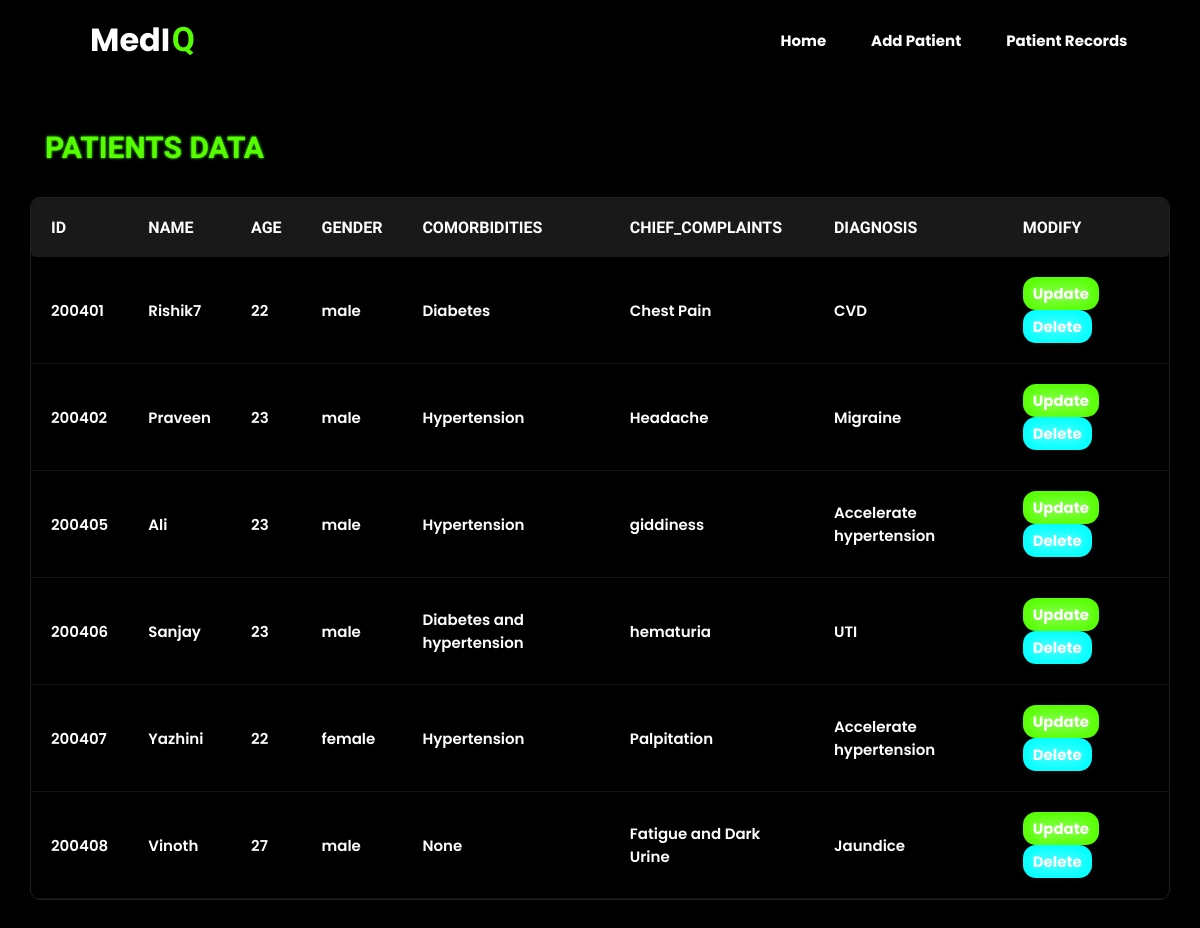
Page /patient on the committed database.
### tables this page shows
CREATE TABLE patients 
                 (id integer primary key autoincrement,
                 name text not null,
                 age integer,
                 gender text,
                 comorbidities text,
                 chief_complaints text,
                 diagnosis text);

### pt.py (the view)
@app.route('/patient')
def pt_record():
    conn=conn_db()
    patients=conn.execute('select * from patients').fetchall()
    conn.commit()
    conn.close()
    return render_template('pt_record.html',patients=patients)

### pt.py (called while the page is built)
def conn_db():
    con=sql.connect(my_database)
    con.row_factory= sql.Row
    return con

### sample EHR/templates/pt_record.html (shortened to what this page needs)
<!DOCTYPE html>
<html lang="en">
<head>
</head>
<body>
    <nav>
        <h3 class="logo">
             MedI<span class="q">Q</span>
        </h3>
        <div class="atag">
            <a href="{{url_for('home')}}" class="a-nav">Home</a>
            <a href="/create" class="a-nav">Add Patient</a>
            <a href="/patient" class="a-nav">Patient Records</a>
        </div>
    </nav>
    <div class="container">
        <h3 class="pt-hd">PATIENTS DATA</h3>
        <table class="main">
            <thead>
                <tr>
                    <th>Id</th><th>Name</th><th>Age</th><th>Gender</th><th>Comorbidities</th><th>Chief_complaints</th><th>Diagnosis</th><th>Modify</th>
                </tr>
            </thead>
            {% for patient in patients %}
            <tbody>
                <tr>
                    <td>{{patient.id}}</td>
                    <td>{{patient.name}}</td>
                    <td>{{patient.age}}</td>
                    <td>{{patient.gender}}</td>
                    <td>{{patient.comorbidities}}</td>
                    <td>{{patient.chief_complaints}}</td>
                    <td>{{patient.diagnosis}}</td>
                    <td>
                        <a href="{{url_for('update', id=patient.id)}}" class="up">Update</a>
                        <a href="{{url_for('delete', id=patient.id)}}" class="del">Delete</a>
                    </td>
                </tr>
            </tbody>
            {% endfor %}
        </table>
    </div>
</body>
</html>

### sample EHR/templates/pt_record.html (style rules this page uses)
* { margin: 0; padding: 0; box-sizing: border-box; }
body { height: 200vh; background-color: rgb(0, 0, 0); display: flex; flex-direction: column; align-items: center; justify-content: center; }
nav { display: flex; justify-content: space-between; align-items: center; height:60px; padding: 10px 100px; position:fixed; top: 0; left: 0; right: 0; margin:10px 10px 0 10px; border-radius: 10px; backdrop-filter: blur(10px); overflow: hidden; }
.container { margin:200px auto; width: 100%; height:200vh; padding: 30px; border-radius: 10px; display: flex; flex-direction: column; align-items: center; }
.logo { font-size:2rem; font-family:'poppins'; color: rgb(255, 255, 255); margin-left: -20px; }
.q { color: #55ff00; font-family:rowdies; font-size: 2.1rem; margin-left: 1.5px; }
.atag { display: flex; justify-content: space-around; align-items: center; width:40%; height: 100%; margin-right: -60px; }
.a-nav { color: rgb(255, 255, 255); text-decoration: none; font-family:poppins; font-size: 15px; font-weight: 700; position: relative; transition: transform 1s ease, color .3s ease-out ; }
.a-nav::before { content: ''; position: absolute; top: 100%; left: 0; height: 2px; border: none; border-radius: 10px; background-color:rgb(29, 246, 5); }
.main { height: fit-content; border-collapse: separate; table-layout: auto; border-spacing:0; overflow: hidden; border-radius: 10px; color: rgb(254, 254, 254); border: 1px solid #222222; }
.main thead tr { background-color: #191919; }
.main thead th { text-transform: uppercase; padding: 20px; text-align: left; font-family:rowdies; }
.main thead th:first-child { border-bottom-left-radius: 5px; }
.main thead th:last-child { border-bottom-right-radius: 5px; }
.main tbody td { border-bottom:1px solid rgb(19, 19, 19) ; padding: 20px; font-size: 15px; font-family:poppins; font-weight: 600; }
.up, .del { display: inline-block; padding: 5px 10px; border-radius: 13px; text-decoration: none; font-weight: bold; color: rgb(255, 255, 255); text-shadow: 0 0 16px white; transition: transform .8s ease; }
.up { background-color:#55ff00; margin-right: 10px; }
.del { background-color: aqua; }
.pt-hd { margin-top: -100px; margin-bottom: 10px; text-align: left; height:5%; width:1110px; color:#55ff00; border-width:fit-content; text-shadow: 0 0 3px #55ff00; font-family: rowdies; font-weight: 700; font-size: 30px; }

### rows in the picture
patients: id "200401", name "Rishik7", age "22", gender "male", comorbidities "Diabetes", chief_complaints "Chest Pain", diagnosis "CVD"
patients: id "200402", name "Praveen", age "23", gender "male", comorbidities "Hypertension", chief_complaints "Headache", diagnosis "Migraine"
patients: id "200405", name "Ali", age "23", gender "male", comorbidities "Hypertension", chief_complaints "giddiness", diagnosis "Accelerate hypertension"
patients: id "200406", name "Sanjay", age "23", gender "male", comorbidities "Diabetes and hypertension", chief_complaints "hematuria", diagnosis "UTI"
patients: id "200407", name "Yazhini", age "22", gender "female", comorbidities "Hypertension", chief_complaints "Palpitation", diagnosis "Accelerate hypertension"
patients: id "200408", name "Vinoth", age "27", gender "male", comorbidities "None", chief_complaints "Fatigue and Dark Urine", diagnosis "Jaundice"
